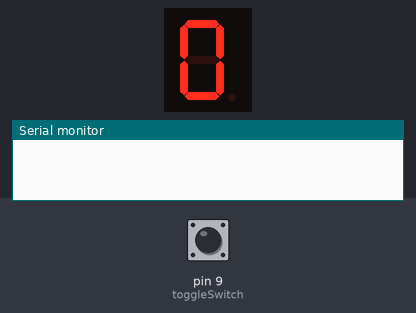
A sketch run on a simulated Arduino Uno, built with avr-gcc and run on an emulated ATmega328P. On the bench: 1-digit seven-segment display, the last lines printed to the serial monitor. Wiring (inferred from the names in the program): 1-digit 7-segment display, segments lit when LOW: segments pin 2, pin 3, pin 4, pin 5, pin 6, pin 7, pin 8. The inputs (shaded band) are chosen by the test bench; at power-on: pin 9 (toggleSwitch) HIGH. The segment pins are drawn as the display they are named for.

Above: at 0.1 s.
At 2.3 s:
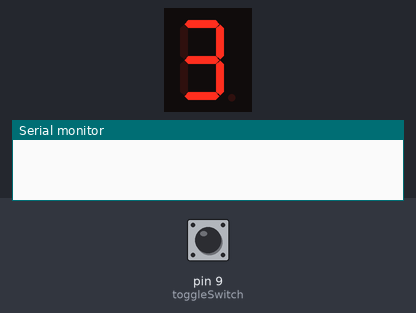
2.4 s: pin 9 (toggleSwitch) pulled LOW for 0.9 s
At 3.6 s:
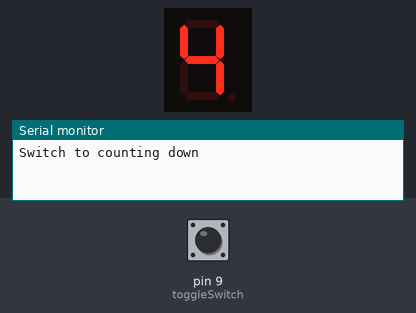
Timing chart, 0 to 5.4 s (numbered marks = the images above; inputs shaded):
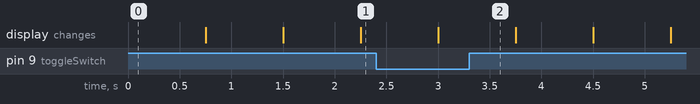

The sketch:

prog2.ino
```cpp
// Define the pins for each segment of the 7-segment display
const int a = 2;
const int b = 3;
const int c = 4;
const int d = 5;
const int e = 6;
const int f = 7;
const int g = 8;

// Define the pin for the toggle switch
const int toggleSwitch = 9;

// Array to store the segment codes for digits 0-9
const int digitCodes[10][7] = {
  {LOW, LOW, LOW, LOW, LOW, LOW, HIGH},    // 0
  {HIGH, LOW, LOW, HIGH, HIGH, HIGH, HIGH},// 1
  {LOW, LOW, HIGH, LOW, LOW, HIGH, LOW},   // 2
  {LOW, LOW, LOW, LOW, HIGH, HIGH, LOW},   // 3
  {HIGH, LOW, LOW, HIGH, HIGH, LOW, LOW},  // 4
  {LOW, HIGH, LOW, LOW, HIGH, LOW, LOW},   // 5
  {LOW, HIGH, LOW, LOW, LOW, LOW, LOW},    // 6
  {LOW, LOW, LOW, HIGH, HIGH, HIGH, HIGH}, // 7
  {LOW, LOW, LOW, LOW, LOW, LOW, LOW},     // 8
  {LOW, LOW, LOW, LOW, HIGH, LOW, LOW}     // 9
};

void setup() {
  // Set all segment pins as output
  pinMode(a, OUTPUT);
  pinMode(b, OUTPUT);
  pinMode(c, OUTPUT);
  pinMode(d, OUTPUT);
  pinMode(e, OUTPUT);
  pinMode(f, OUTPUT);
  pinMode(g, OUTPUT);

  // Set the toggle switch pin as input
  pinMode(toggleSwitch, INPUT_PULLUP);

  // Initialize all segments to HIGH (off)
  displayDigit(10);  // Turn off all segments initially

  // Initialize serial communication for debugging (optional)
  Serial.begin(9600);
}

void loop() {
  // Initialize the current digit to be displayed
  static int currentDigit = 0;
  static bool countingUp = true;

  // Read the state of the toggle switch
  bool countUp = digitalRead(toggleSwitch) == HIGH;

  // Update the counting direction based on the switch state
  if (countUp != countingUp) {
    countingUp = countUp;
    Serial.println(countingUp ? "Switch to counting up" : "Switch to counting down");
  }

  // Display the current digit
  displayDigit(currentDigit);

  // Update the current digit based on the counting direction
  if (countingUp) {
    currentDigit++;
    if (currentDigit > 9) {
      currentDigit = 0;
    }
  } else {
    currentDigit--;
    if (currentDigit < 0) {
      currentDigit = 9;
    }
  }

  // Wait for 0.75 seconds
  delay(750);
}

// Function to display a digit on the 7-segment display
void displayDigit(int digit) {
  if (digit >= 0 && digit <= 9) {
    // Set each segment according to the digit code
    digitalWrite(a, digitCodes[digit][0]);
    digitalWrite(b, digitCodes[digit][1]);
    digitalWrite(c, digitCodes[digit][2]);
    digitalWrite(d, digitCodes[digit][3]);
    digitalWrite(e, digitCodes[digit][4]);
    digitalWrite(f, digitCodes[digit][5]);
    digitalWrite(g, digitCodes[digit][6]);
  } else {
    // If digit is out of bounds, turn off all segments
    digitalWrite(a, HIGH);
    digitalWrite(b, HIGH);
    digitalWrite(c, HIGH);
    digitalWrite(d, HIGH);
    digitalWrite(e, HIGH);
    digitalWrite(f, HIGH);
    digitalWrite(g, HIGH);
  }
}
```
